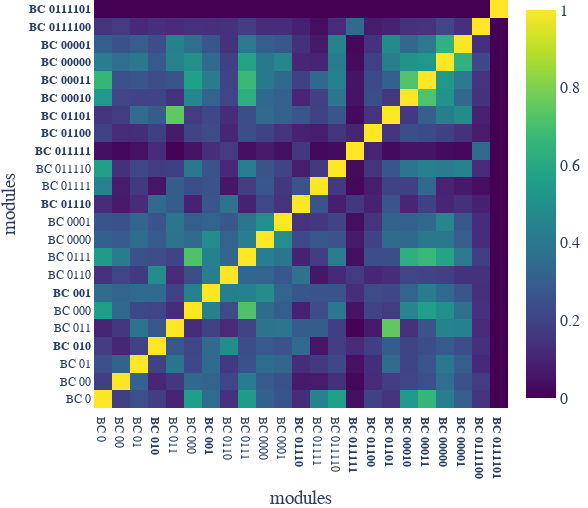

Here is the notebook cell this chart was saved with:
### Markdown cell above
# IMGEP-HOLMES

### Code cell
RSA_HOLMES = experiment_statistics['IMGEP-HOLMES'][0]['holmes_RSA']
order_default = ['0', '00', '000', '0000', '00000', '00001', '0001', '00010', '00011', '001', '01', '010', '011', '0110', '01100', '01101', '0111', '01110', '01111', '011110', '0111100', '0111101', '011111']
order_desired = ['0', '00', '01', '010', '011', '000', '001', '0110', '0111', '0000', '0001', '01110', '01111', '011110', '011111',  '01100',  '01101', '00010', '00011', '00000', '00001', '0111100' , '0111101'] 

RSA_HOLMES_copy = RSA_HOLMES
permute_order = []
for i in order_desired:
    permute_order.append(order_default.index(i))

RSA_HOLMES = RSA_HOLMES[permute_order, :]
RSA_HOLMES = RSA_HOLMES[:, permute_order]

order_desired = ['BC 0', 'BC 00', 'BC 01', '<b>BC 010</b>', 'BC 011', 'BC 000', '<b>BC 001</b>', 'BC 0110', 'BC 0111', 'BC 0000', 'BC 0001', '<b>BC 01110</b>', 'BC 01111', 'BC 011110', '<b>BC 011111</b>', '<b>BC 01100</b>', '<b>BC 01101</b>', '<b>BC 00010</b>', '<b>BC 00011</b>', '<b>BC 00000</b>', '<b>BC 00001</b>', '<b>BC 0111100</b>', '<b>BC 0111101</b>']
config = dict()
config["global_layout"] = dict()
config["global_layout"]["xaxis"] = dict(title="modules")
config["global_layout"]["yaxis"] = dict(title="modules")
config["global_layout"]["margin"] = dict(l=45*multiplier, b=42*multiplier, r=40*multiplier)
config["global_layout"]["width"] = width_half + 40*multiplier
config["global_layout"]["height"] = width_half
config["colorscale"] = 'Viridis'
config["space_names"] = order_desired
config["showscale"] = True

fig = plot_goalspaces_RSAmatrix(RSA_HOLMES, config=config)
#plotly.io.write_image(fig, 'main_figure_3_HOLMES.pdf')

### Figure 1 — Plotly figure (JSON) as saved in the notebook; plotly's stock layout.template omitted (floating-point values rounded to 4 significant figures; data arrays with more than 128 entries replaced by an {"elided": "..."} marker saying what was removed)
{"data": [{"colorscale": [[0, "#440154"], [0.1111, "#482878"], [0.2222, "#3e4989"], [0.3333, "#31688e"], [0.4444, "#26828e"], [0.5556, "#1f9e89"], [0.6667, "#35b779"], [0.7778, "#6ece58"], [0.8889, "#b5de2b"], [1, "#fde725"]], "showscale": true, "type": "heatmap", "x": ["BC 0", "BC 00", "BC 01", "<b>BC 010</b>", "BC 011", "BC 000", "<b>BC 001</b>", "BC 0110", "BC 0111", "BC 0000", "BC 0001", "<b>BC 01110</b>", "BC 01111", "BC 011110", "<b>BC 011111</b>", "<b>BC 01100</b>", "<b>BC 01101</b>", "<b>BC 00010</b>", "<b>BC 00011</b>", "<b>BC 00000</b>", "<b>BC 00001</b>", "<b>BC 0111100</b>", "<b>BC 0111101</b>"], "y": ["BC 0", "BC 00", "BC 01", "<b>BC 010</b>", "BC 011", "BC 000", "<b>BC 001</b>", "BC 0110", "BC 0111", "BC 0000", "BC 0001", "<b>BC 01110</b>", "BC 01111", "BC 011110", "<b>BC 011111</b>", "<b>BC 01100</b>", "<b>BC 01101</b>", "<b>BC 00010</b>", "<b>BC 00011</b>", "<b>BC 00000</b>", "<b>BC 00001</b>", "<b>BC 0111100</b>", "<b>BC 0111101</b>"], "z": {"elided": "23x23 float values"}}], "layout": {"font": {"family": "Times New Roman", "size": 16}, "height": 508, "hovermode": "closest", "margin": {"b": 84, "l": 90, "r": 80, "t": 0}, "showlegend": true, "title": {"text": ""}, "width": 588, "xaxis": {"linewidth": 1, "showline": true, "tickfont": {"family": "Times New Roman", "size": 12}, "ticks": "", "title": {"text": "modules"}, "zeroline": false}, "yaxis": {"linewidth": 1, "showline": true, "tickfont": {"family": "Times New Roman", "size": 12}, "ticks": "", "title": {"text": "modules"}, "zeroline": false}}}
